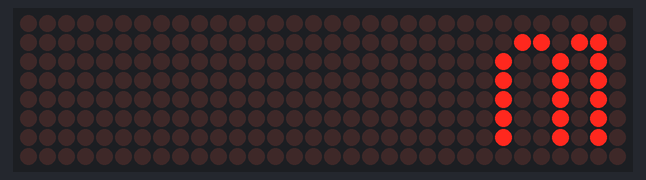
Simulated run of this sketch. Board: Arduino Uno, built with avr-gcc and run on an emulated ATmega328P. On the bench: 32×8 LED matrix.

Above: at 0.18 s.
At 1.14 s:
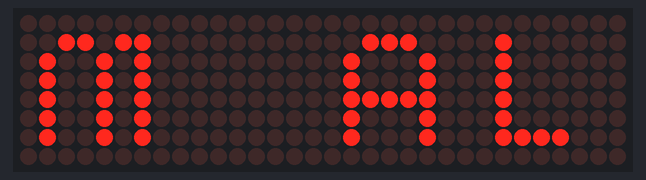
At 1.78 s:
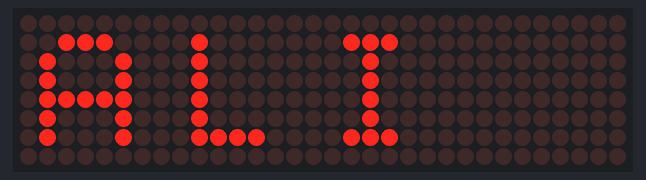
At 2.42 s:
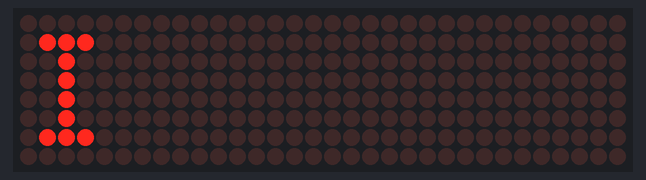

The sketch:

Video_Led_dot_matrix_6.ino
```cpp
// Kelompok
// Isep Lutpi Nur [2113191079]
// Farhan Aziz [2113191097]
// Muhammad Bayu Ramdhani [2113191081]
// Muhammad Taufik Ali [2113191067]
#include "LedControl.h"

int DIN = 12;
int CLK = 11;
int CS = 10;
int NRDEV = 4;
LedControl lc=LedControl(DIN, CLK, CS, NRDEV);

void setup() {
  for(int i=0; i<NRDEV; i++){
    lc.shutdown(i, false);
    lc.setIntensity(i, 1);
    lc.clearDisplay(i);
  }
}

void setLed(int dev, String huruf){
  for(int i = 0; i < 8; i++){
    lc.setRow(dev, i, getHuruf(huruf, i));
  };
}

byte getHuruf(String huruf, int i){
  huruf.toLowerCase();

  if(huruf == "k" || huruf == "K")
  {
    byte listHuruf[] = {0x00, 0x44, 0x48, 0x50, 0x70, 0x48, 0x44, 0x00};
    return listHuruf[i];
  }
  else if(huruf == "e" || huruf == "E")
  {
    byte listHuruf[] = {0x00, 0x7c, 0x40, 0x40, 0x78, 0x40, 0x7c, 0x00};
    return listHuruf[i];
  }
  else if(huruf == "l" || huruf == "L")
  {
    byte listHuruf[] = {0x00, 0x40, 0x40, 0x40, 0x40, 0x40, 0x78, 0x00};
    return listHuruf[i];
  }
  else if(huruf == "o" || huruf == "O")
  {
    byte listHuruf[] = {0x00, 0x7c, 0x44, 0x44, 0x44, 0x44, 0x7c, 0x00};
    return listHuruf[i];
  }
  else if(huruf == "o" || huruf == "O")
  {
    byte listHuruf[] = {0x00, 0x7c, 0x44, 0x44, 0x44, 0x44, 0x7c, 0x00};
    return listHuruf[i];
  }
  else if(huruf == "m" || huruf == "M")
  {
    byte listHuruf[] = {0x00, 0x36, 0x4a, 0x4a, 0x4a, 0x4a, 0x4a, 0x00};
    return listHuruf[i];
  }
  else if(huruf == "p" || huruf == "P")
  {
    byte listHuruf[] = {0x00, 0x78, 0x48, 0x70, 0x40, 0x40, 0x40, 0x00};
    return listHuruf[i];
  }
  else if(huruf == "i" || huruf == "I")
  {
    byte listHuruf[] = {0x00, 0x70, 0x20, 0x20, 0x20, 0x20, 0x70, 0x00};
    return listHuruf[i];
  }
  else if(huruf == "s" || huruf == "S")
  {
    byte listHuruf[] = {0x00, 0x38, 0x40, 0x40, 0x30, 0x08, 0x30, 0x00};
    return listHuruf[i];
  }
  else if(huruf == "f" || huruf == "F")
  {
    byte listHuruf[] = {0x00, 0x38, 0x40, 0x78, 0x40, 0x40, 0x40, 0x00};
    return listHuruf[i];
  }
  else if(huruf == "a" || huruf == "A")
  {
    byte listHuruf[] = {0x00, 0x38, 0x44, 0x44, 0x7c, 0x44, 0x44, 0x00};
    return listHuruf[i];
  }
  else if(huruf == "r" || huruf == "R")
  {
    byte listHuruf[] = {0x00, 0x30, 0x48, 0x50, 0x60, 0x50, 0x48, 0x00};
    return listHuruf[i];
  }
  else if(huruf == "h" || huruf == "H")
  {
    byte listHuruf[] = {0x00, 0x48, 0x48, 0x48, 0x78, 0x48, 0x48, 0x00};
    return listHuruf[i];
  }
  else if(huruf == "n" || huruf == "N")
  {
    byte listHuruf[] = {0x00, 0x44, 0x64, 0x54, 0x4c, 0x44, 0x44, 0x00};
    return listHuruf[i];
  }
  else if(huruf == "b" || huruf == "B")
  {
    byte listHuruf[] = {0x00, 0x60, 0x50, 0x48, 0x70, 0x48, 0x78, 0x00};
    return listHuruf[i];
  }
  else if(huruf == "y" || huruf == "Y")
  {
    byte listHuruf[] = {0x00, 0x42, 0x42, 0x3c, 0x18, 0x18, 0x18, 0x00};
    return listHuruf[i];
  }
  else if(huruf == "u" || huruf == "U")
  {
    byte listHuruf[] = {0x00, 0x44, 0x44, 0x44, 0x44, 0x44, 0x38, 0x00};
    return listHuruf[i];
  }
  else{
    byte listHuruf[] = {0x00, 0x0, 0x0, 0x0, 0x0, 0x0, 0x0, 0x0};
    return listHuruf[i];
  }
}

void loop() {
  String kelp = "   M Ali";
  int length = kelp.length();
  for(int i = 0; i< length; i++){
    setLed(3, String(kelp[i]));

    String led2 = (i+1>=length) ? "" : String(kelp[i+1]);
    setLed(2, led2);

    String led1 = (i+2>=length) ? "" : String(kelp[i+2]);
    setLed(1, led1);

    String led0 = (i+3>=length) ? "" : String(kelp[i+3]);
    setLed(0, led0);

    delay(300);
  }
}
```

Measured:
- by itself, everything shown: repeats every 2.6 s, in 8 steps
